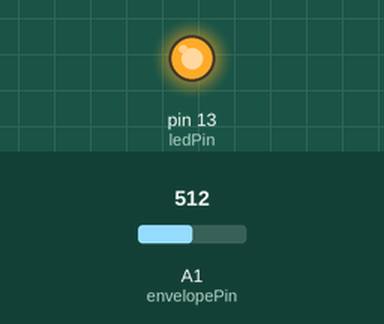
This sketch was run on a simulated Arduino Uno, built with avr-gcc and run on an emulated ATmega328P. Shown: output pins drawn as LEDs (lit = HIGH). The inputs (shaded band) are chosen by the test bench; at power-on: A1 (envelopePin) = 512. What the sketch prints to the serial monitor is not drawn.

Above: at 0.1 s.
Timing chart, 0 to 1.6 s (numbered marks = the images above):
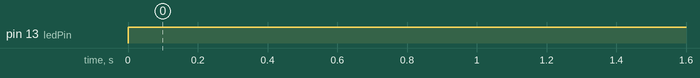

Measured:
- by itself, pin 13 (ledPin): LOW → HIGH at 0.00 s

The sketch:

micEnvelopeTest.ino
```cpp
int envelopePin = A1;
int ledPin = LED_BUILTIN;

int envelopeValue;

void setup() {

  pinMode(ledPin, OUTPUT);

  Serial.begin(9600);

}

void loop() {

  if (Serial) {

    digitalWrite(ledPin, HIGH);

    envelopeValue = analogRead(envelopePin);
    Serial.println(envelopeValue);

  } else {

    digitalWrite(ledPin, LOW);

  }

  delay(10);

}
```
